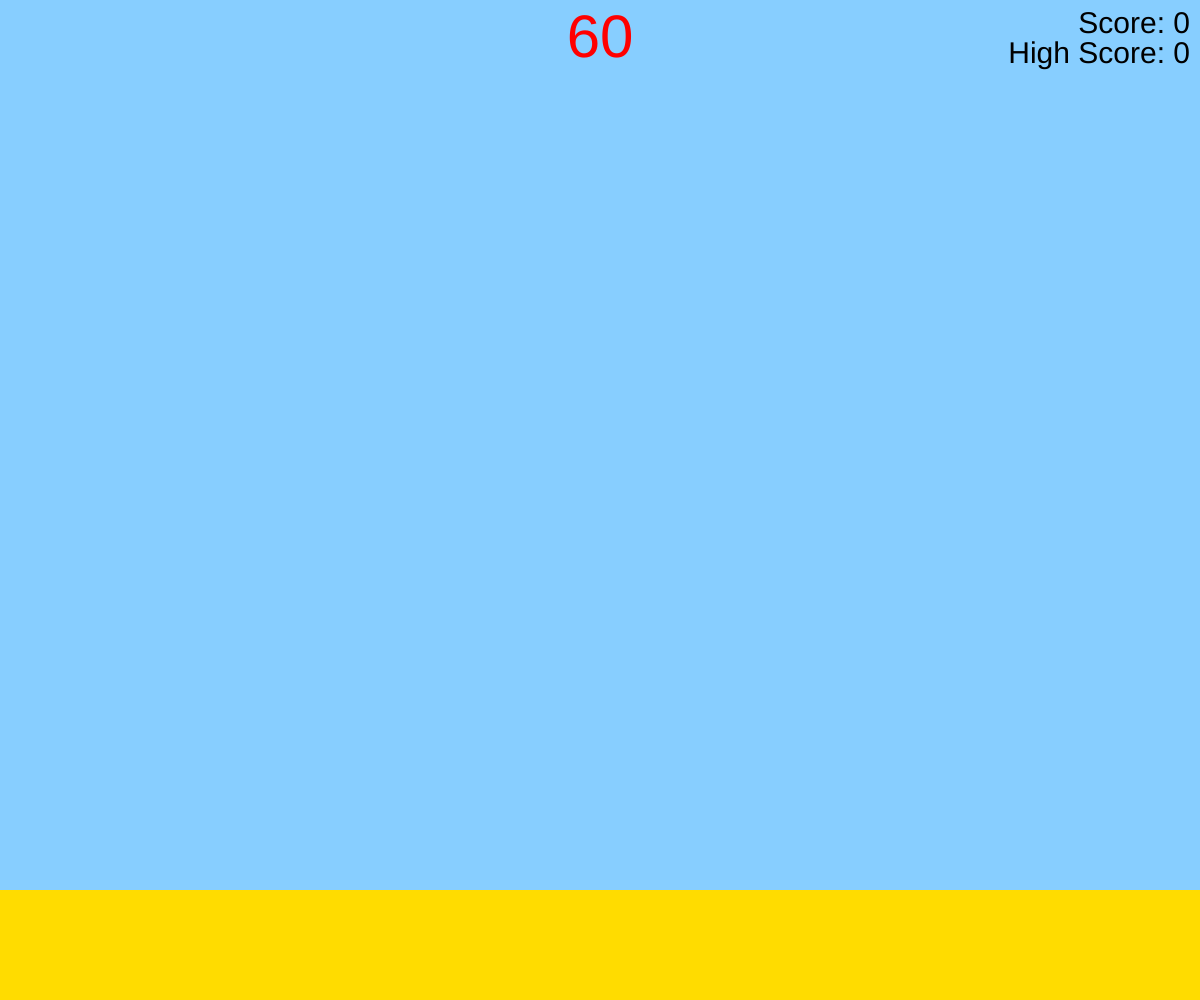
Frame 1 (no input)
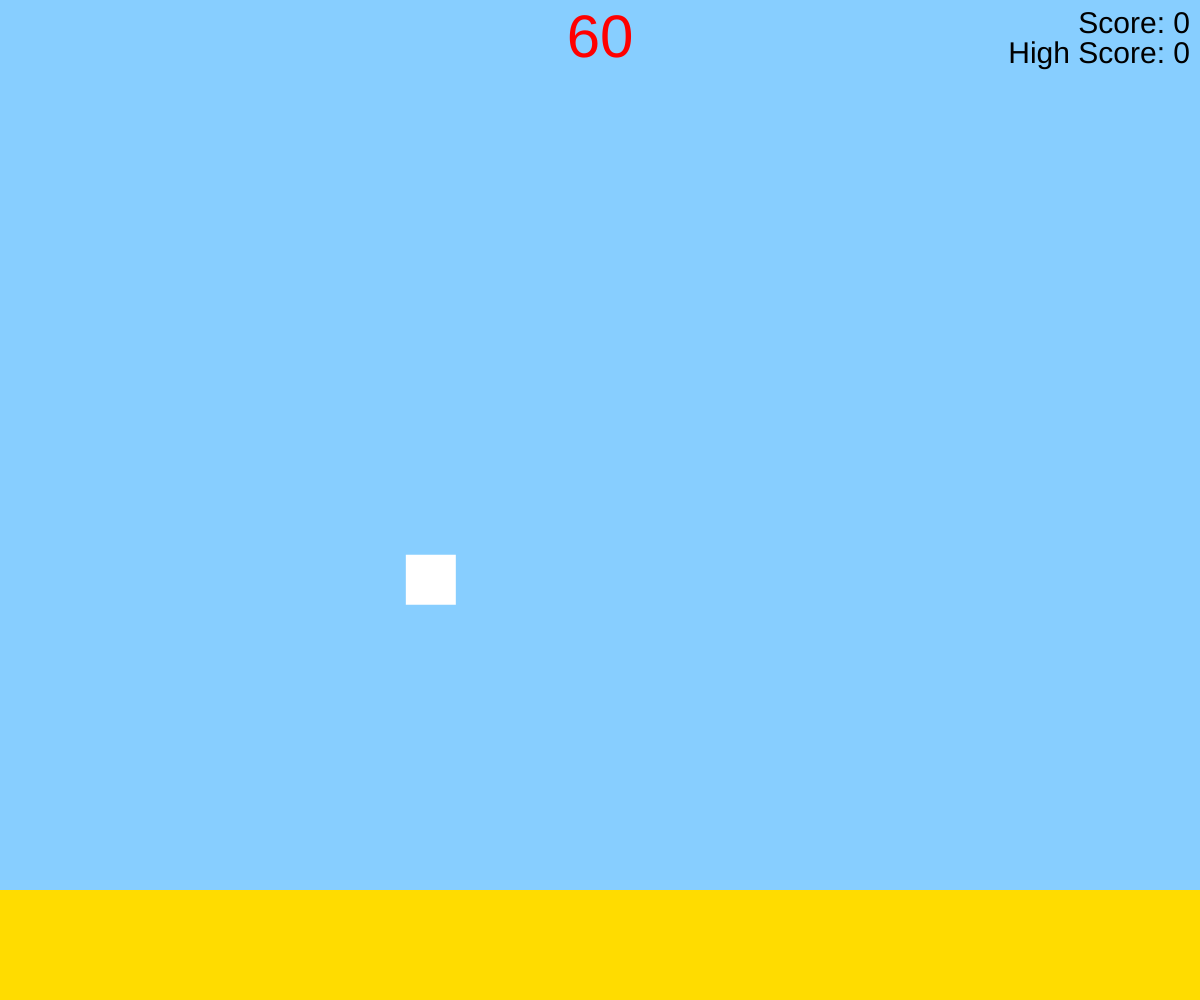
Frame 60 (no input)
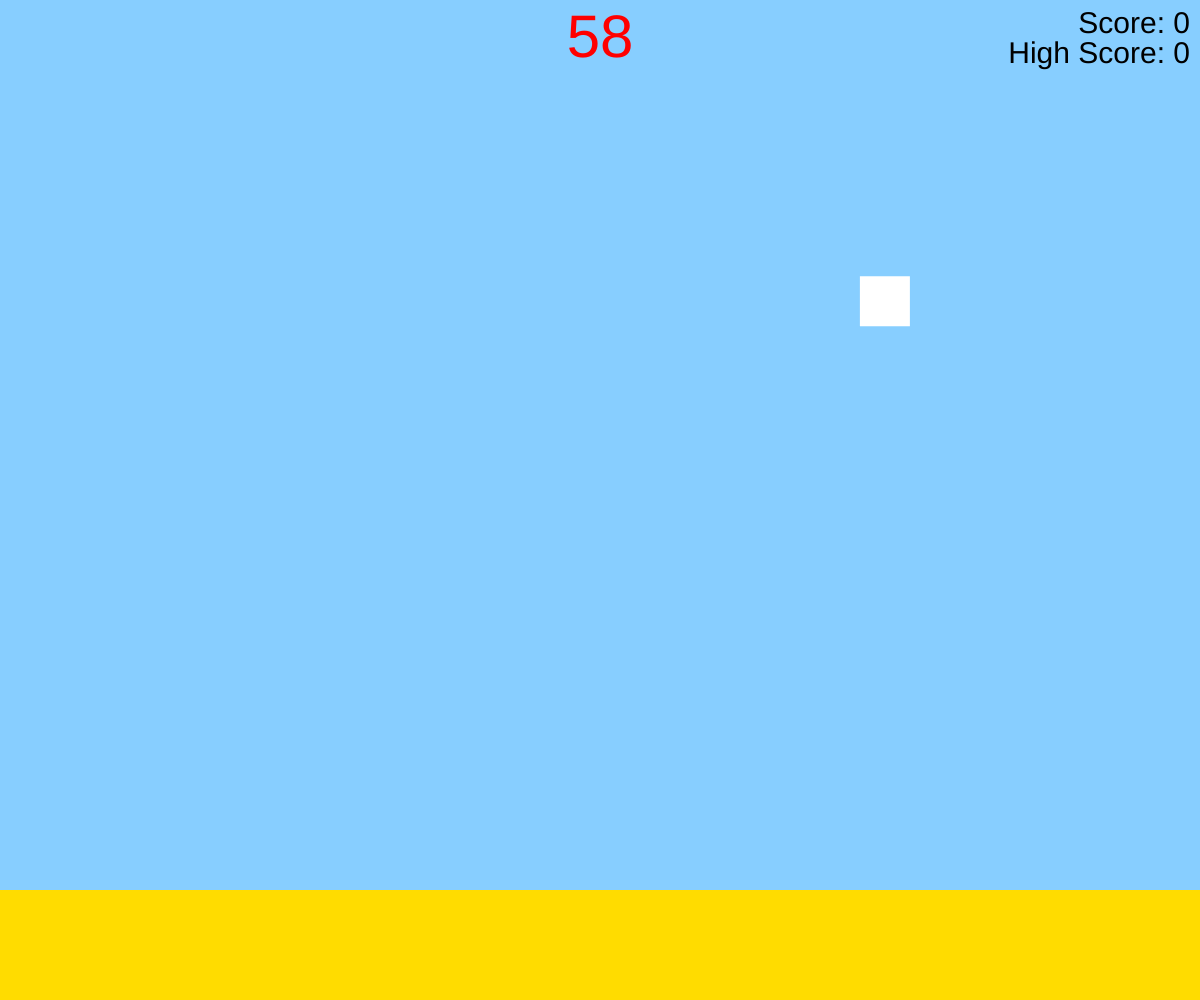
Frame 120 (the mouse pressed at the canvas centre since frame 60)

The p5.js sketch that drew these frames (run headless with seeded random() and noise() and a simulated clock; from frame 60 on, the mouse is pressed at the canvas centre):

// p5.js sketch
// ── sketch.js
//python -m http.server
let minSpeed = 10;
let maxSpeed = 20;
let target;
let playAgain;
let lastClick = 0;
let nextLevel = 5;
let score = 0;
let highscore = 0;
let startTime = 0;

function setup() {
  createCanvas(window.innerWidth, window.innerHeight);
  frameRate(100);
  target = new Target();
  noStroke();
}

function draw() {
  background(135,206,260);

  fill(255,220,0);
  rect(0,height-110,width,110);
  fill(0, 0, 0)
  textAlign(RIGHT, TOP);
  textSize(30);
  text("Score: " + score, width - 10, 10);
  text("High Score: " + highscore, width - 10, 40);
  textAlign(CENTER, TOP);
  textSize(60);
  fill(255, 0, 0);
  text(60 - Math.floor((millis() - startTime) / 1000), width / 2, 10);

  fill(255);
  square(target.x, target.y, 50);
  target.move();

  if (target.x > width || target.x < 0) {
    target = new Target();
  }

  checkLevel();
  checkHighScore();
  if (millis() - startTime >= 60000) {
    endGame();
  }
}

class Target {
  constructor() {
    if (random(["l", 'r']) == 'l') {
      this.x = 0;
      this.direction = "left";
    } else {
      this.x = width;
      this.direction = "right";
    }
    this.y = random(0, height - 20);
    this.endY = random(0, height - 20);
    this.slope = (this.endY - this.y) / width;
    this.speed = random(minSpeed, maxSpeed);
    if (Math.floor(this.speed - minSpeed) > 1) {
      this.points = Math.floor(this.speed - minSpeed);
    } else {
      this.points = 1;
    }
  }

  move() {
    if (this.direction == "left") {
      this.x += this.speed;
    } else {
      this.x -= this.speed;
    }
    this.y += this.slope * this.speed;
  }
}

function mousePressed() {
  if (millis() - lastClick >= 500 || millis() < 500) {
    if ((mouseX >= target.x && mouseX <= target.x + 50) && (mouseY >= target.y && mouseY <= target.y + 50)) {
      score += target.points;
      target = new Target();
    }
    lastClick = millis();
  }
}

function checkLevel() {
  if (score >= nextLevel) {
    minSpeed += 5;
    maxSpeed += 5;
    nextLevel += 5;
  }
}

function checkHighScore() {
  if (score > highscore) {
    highscore = score;
  }
}

function endGame() {
  noLoop();
  textAlign(CENTER, BOTTOM);
  textSize(80);
  text("GAME OVER", width / 2, height / 2);
  textAlign(CENTER, TOP);
  textSize(65);
  text("Score: " + score, width / 2, height / 2);
  playAgain = createButton("Play Again");
  playAgain.position(width / 2, height * 0.3);
  playAgain.mouseClicked(reset);
}

function reset() {
  playAgain.remove();
  minSpeed = 10;
  maxSpeed = 20;
  nextLevel = 5;
  score = 0;
  lastClick = 0;
  target = new Target;
  startTime = millis();
  loop();
}
